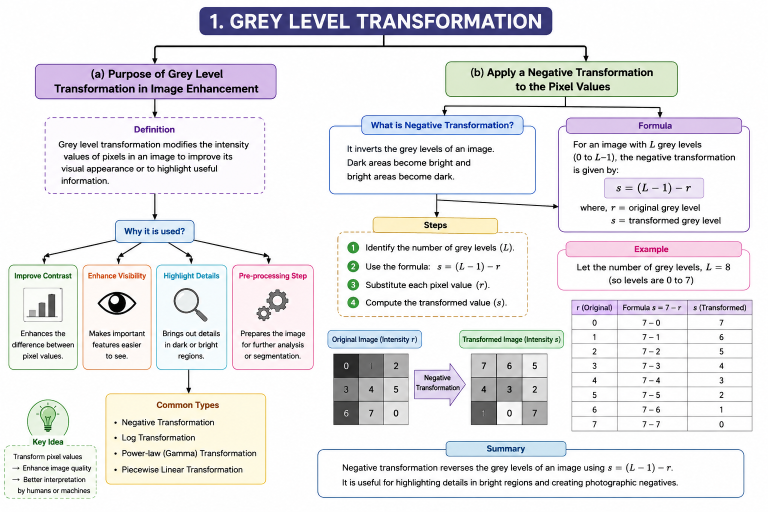
#> input picture C02/AT1/Q01/Q01.png, 1536 x 1024 px, given in place of Screenshot 2026-05-07 211732.png, which was not available (shown at 1/2 size)
$ python 'exp_2 (1) (1).py'
#> lines starting #> are read from the running program, lines starting #| are printed output that depends on the picture
# -*- coding: utf-8 -*-
"""EXP 2

Automatically generated by Colab.

Original file is located at
    https://colab.research.google.com/drive/1_KnKDjMHWr_zqlGydQneKvWNkCKemXJV
"""

from google.colab import files
uploaded = files.upload()
#> the answer given: Q01.png

import cv2
from google.colab.patches import cv2_imshow
image = cv2.imread('/content/Screenshot 2026-05-07 211732.png')
#> image is the input picture: shape (1024, 1536, 3); mean B, G, R 232.3, 230.3, 231
blur = cv2.GaussianBlur(image, (5, 5), 10)
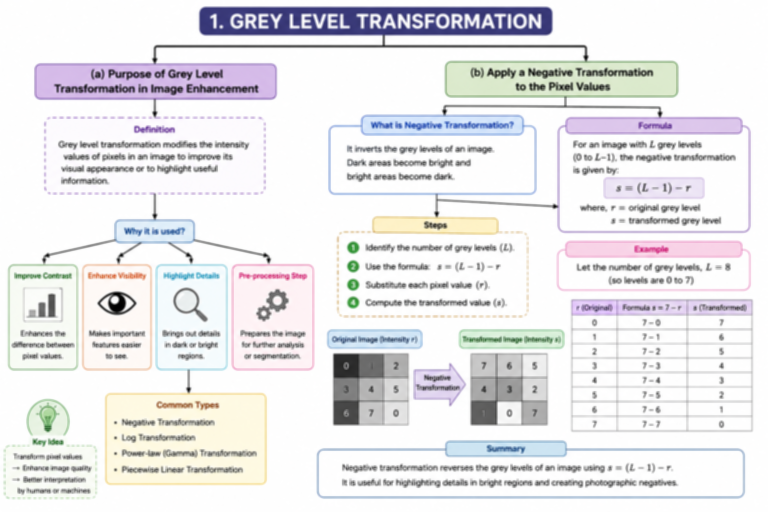
#> blur: shape (1024, 1536, 3) (shown at 1/2 size); mean B, G, R 232.3, 230.3, 231
cv2.imwrite('blurred_image.jpg', blur)
cv2_imshow(blur)

$ run again, on C02/AT1/Q02/Q02.png
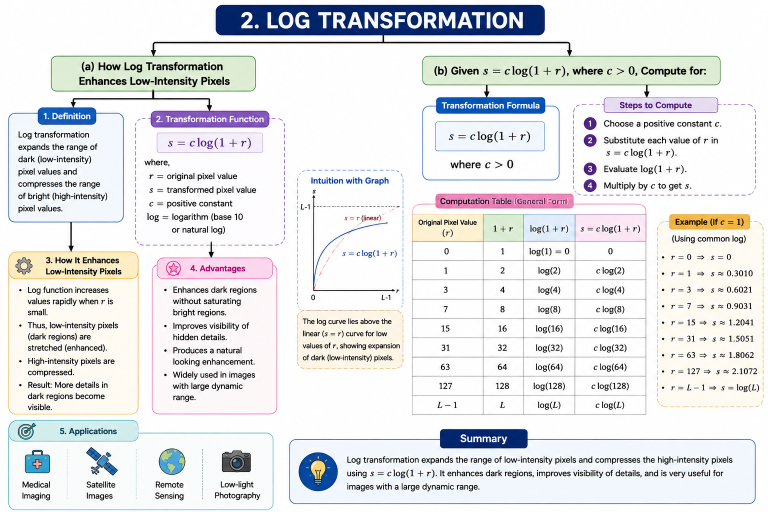
#> input picture C02/AT1/Q02/Q02.png, 1536 x 1024 px, given in place of Screenshot 2026-05-07 211732.png, which was not available (shown at 1/2 size)
#> image is the input picture: shape (1024, 1536, 3); mean B, G, R 231.1, 228.9, 227.9
#> `blur = cv2.GaussianBlur(image, (5, 5), 10)`:
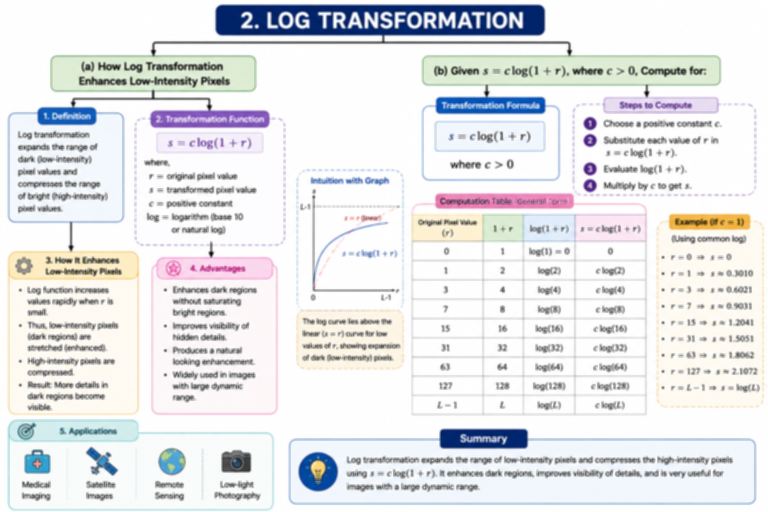
#> blur: shape (1024, 1536, 3) (shown at 1/2 size); mean B, G, R 231.1, 228.9, 227.9
